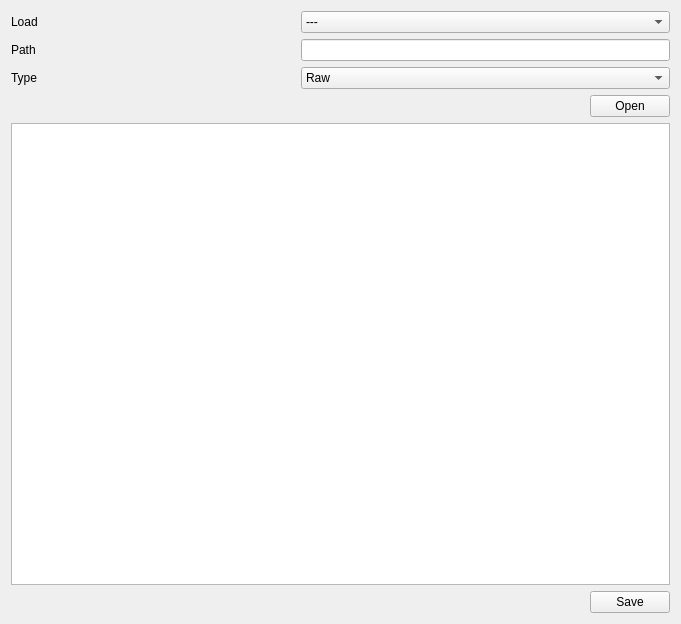
<?xml version="1.0" encoding="UTF-8"?>
<ui version="4.0">
 <class>FormConfig</class>
 <widget class="QWidget" name="FormConfig">
  <property name="geometry">
   <rect>
    <x>0</x>
    <y>0</y>
    <width>681</width>
    <height>624</height>
   </rect>
  </property>
  <property name="windowTitle">
   <string>Configuration</string>
  </property>
  <layout class="QGridLayout" name="gridLayout_2">
   <item row="2" column="0">
    <spacer name="horizontalSpacer">
     <property name="orientation">
      <enum>Qt::Horizontal</enum>
     </property>
     <property name="sizeHint" stdset="0">
      <size>
       <width>718</width>
       <height>20</height>
      </size>
     </property>
    </spacer>
   </item>
   <item row="2" column="1">
    <widget class="QPushButton" name="pushButtonSave">
     <property name="text">
      <string>Save</string>
     </property>
    </widget>
   </item>
   <item row="0" column="0" colspan="2">
    <layout class="QGridLayout" name="gridLayout">
     <item row="3" column="0" colspan="2">
      <spacer name="horizontalSpacer_2">
       <property name="orientation">
        <enum>Qt::Horizontal</enum>
       </property>
       <property name="sizeHint" stdset="0">
        <size>
         <width>318</width>
         <height>20</height>
        </size>
       </property>
      </spacer>
     </item>
     <item row="3" column="2">
      <widget class="QPushButton" name="pushButtonOpen">
       <property name="minimumSize">
        <size>
         <width>80</width>
         <height>0</height>
        </size>
       </property>
       <property name="maximumSize">
        <size>
         <width>80</width>
         <height>16777215</height>
        </size>
       </property>
       <property name="text">
        <string>Open</string>
       </property>
      </widget>
     </item>
     <item row="1" column="1" colspan="2">
      <widget class="QLineEdit" name="lineEdiPath"/>
     </item>
     <item row="0" column="0">
      <widget class="QLabel" name="label">
       <property name="text">
        <string>Load</string>
       </property>
      </widget>
     </item>
     <item row="0" column="1" colspan="2">
      <widget class="QComboBox" name="comboBoxLoad">
       <item>
        <property name="text">
         <string>---</string>
        </property>
       </item>
       <item>
        <property name="text">
         <string>Samba</string>
        </property>
       </item>
       <item>
        <property name="text">
         <string>Kerberos</string>
        </property>
       </item>
      </widget>
     </item>
     <item row="2" column="1" colspan="2">
      <widget class="QComboBox" name="comboBoxKind">
       <item>
        <property name="text">
         <string>Raw</string>
        </property>
       </item>
       <item>
        <property name="text">
         <string>Conf</string>
        </property>
       </item>
      </widget>
     </item>
     <item row="1" column="0">
      <widget class="QLabel" name="label_2">
       <property name="text">
        <string>Path</string>
       </property>
      </widget>
     </item>
     <item row="2" column="0">
      <widget class="QLabel" name="label_3">
       <property name="text">
        <string>Type</string>
       </property>
      </widget>
     </item>
    </layout>
   </item>
   <item row="1" column="0" colspan="2">
    <widget class="QPlainTextEdit" name="plainTextEditConfig"/>
   </item>
  </layout>
 </widget>
 <resources/>
 <connections/>
</ui>
